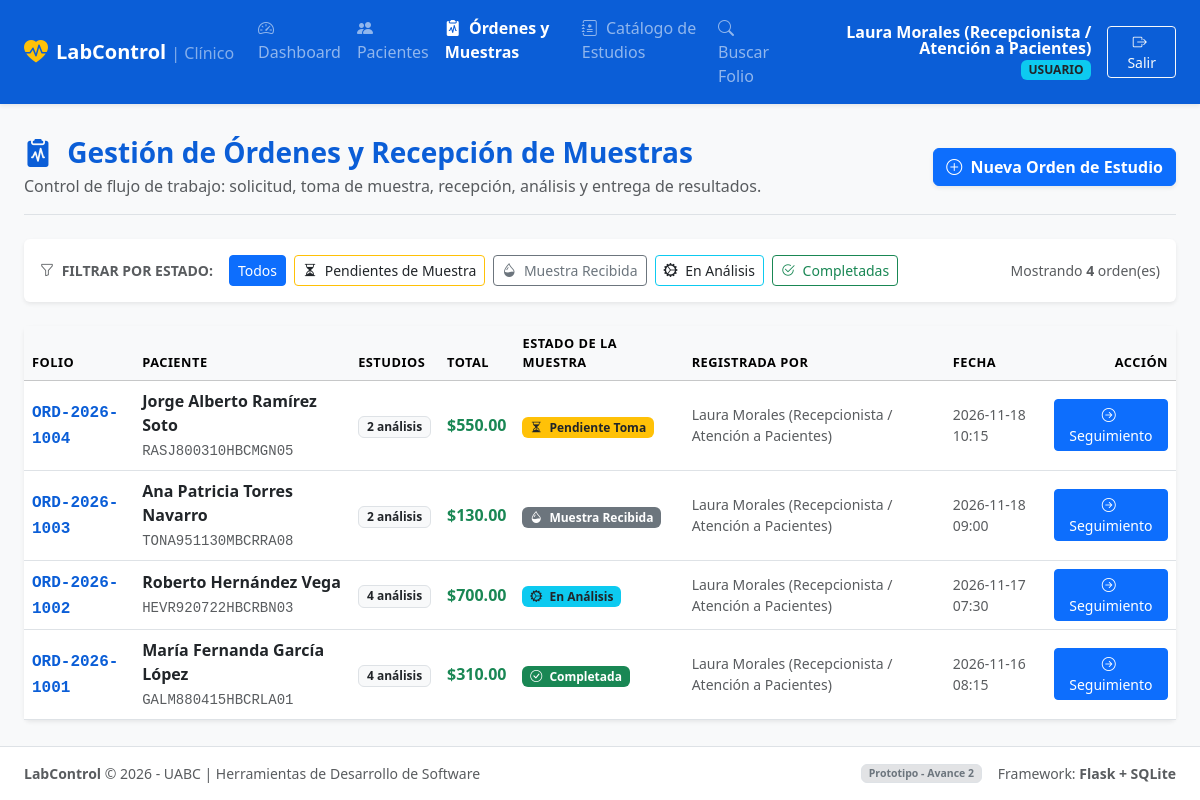
The page /ordenes (signed in) on the database its author committed.
### tables this page shows
CREATE TABLE usuarios (
        id INTEGER PRIMARY KEY AUTOINCREMENT,
        username TEXT UNIQUE NOT NULL,
        password_hash TEXT NOT NULL,
        nombre_completo TEXT NOT NULL,
        rol TEXT NOT NULL CHECK(rol IN ('admin', 'usuario')),
        activo INTEGER NOT NULL DEFAULT 1,
        creado_en TIMESTAMP DEFAULT CURRENT_TIMESTAMP
    );

CREATE TABLE ordenes (
        id INTEGER PRIMARY KEY AUTOINCREMENT,
        codigo_orden TEXT UNIQUE NOT NULL,
        paciente_id INTEGER NOT NULL,
        usuario_id INTEGER NOT NULL,
        estado_orden TEXT NOT NULL DEFAULT 'Pendiente' CHECK(estado_orden IN ('Pendiente', 'Muestra Recibida', 'En Análisis', 'Completada', 'Cancelada')),
        total REAL NOT NULL DEFAULT 0.0,
        metodo_pago TEXT DEFAULT 'Efectivo',
        notas_clinicas TEXT,
        fecha_toma_muestra TIMESTAMP,
        fecha_recepcion_muestra TIMESTAMP,
        fecha_completada TIMESTAMP,
        creado_en TIMESTAMP DEFAULT CURRENT_TIMESTAMP,
        FOREIGN KEY (paciente_id) REFERENCES pacientes (id) ON DELETE RESTRICT,
        FOREIGN KEY (usuario_id) REFERENCES usuarios (id) ON DELETE RESTRICT
    );

CREATE TABLE pacientes (
        id INTEGER PRIMARY KEY AUTOINCREMENT,
        nombre TEXT NOT NULL,
        apellido TEXT NOT NULL,
        curp TEXT UNIQUE,
        fecha_nacimiento DATE,
        sexo TEXT CHECK(sexo IN ('M', 'F', 'O')),
        telefono TEXT,
        email TEXT,
        codigo_postal TEXT,
        colonia TEXT,
        municipio TEXT,
        estado TEXT,
        direccion_calle TEXT,
        creado_en TIMESTAMP DEFAULT CURRENT_TIMESTAMP
    );

### app.py (the view)
@app.route('/ordenes')
@login_required
def lista_ordenes():
    estado_filtro = request.args.get('estado', '').strip()
    conn = get_db()
    cursor = conn.cursor()
    query = """
        SELECT o.*, p.nombre || ' ' || p.apellido AS paciente_nombre, p.curp AS paciente_curp,
               u.nombre_completo AS atendido_por,
               (SELECT COUNT(*) FROM orden_estudios WHERE orden_id = o.id) AS num_estudios
        FROM ordenes o
        JOIN pacientes p ON o.paciente_id = p.id
        JOIN usuarios u ON o.usuario_id = u.id
    """
    params = []
    if estado_filtro and estado_filtro != 'Todos':
        query += " WHERE o.estado_orden = ?"
        params.append(estado_filtro)
    query += " ORDER BY o.creado_en DESC"
    cursor.execute(query, params)
    ordenes = cursor.fetchall()
    conn.close()
    return render_template('ordenes/index.html', ordenes=ordenes, estado_filtro=estado_filtro)

### app.py (called while the page is built)
def login_required(f):
    @wraps(f)
    def decorated_function(*args, **kwargs):
        if 'user_id' not in session:
            flash('Por favor inicia sesión para acceder a esta sección.', 'warning')
            return redirect(url_for('login', next=request.url))
        return f(*args, **kwargs)
    return decorated_function

@app.context_processor
def inject_now():
    return {
        'now': datetime.datetime.now(),
        'app_name': 'LabControl',
        'current_year': 2026
    }

### database.py (called while the page is built)
def get_db():
    os.makedirs(os.path.dirname(DB_PATH), exist_ok=True)
    conn = sqlite3.connect(DB_PATH)
    conn.row_factory = sqlite3.Row
    conn.execute("PRAGMA foreign_keys = ON;")
    return conn

### templates/ordenes/index.html (shortened to what this page needs)
{% extends "base.html" %}
{% block content %}
<div class="d-flex flex-column flex-md-row justify-content-between align-items-md-center gap-3 pb-3 mb-4 border-bottom">
    <div>
        <h2 class="h3 fw-bold mb-1 text-primary">
            <i class="bi bi-clipboard2-pulse-fill me-2"></i> Gestión de Órdenes y Recepción de Muestras
        </h2>
        <p class="text-muted mb-0">Control de flujo de trabajo: solicitud, toma de muestra, recepción, análisis y entrega de resultados.</p>
    </div>
    <div>
        <a href="{{ url_for('nueva_orden') }}" class="btn btn-primary fw-semibold shadow-sm">
            <i class="bi bi-plus-circle me-1"></i> Nueva Orden de Estudio
        </a>
    </div>
</div>
<div class="card border-0 shadow-sm mb-4">
    <div class="card-body p-3 d-flex flex-wrap align-items-center justify-content-between gap-2">
        <div class="d-flex flex-wrap gap-2 align-items-center">
            <span class="small fw-bold text-muted text-uppercase me-2"><i class="bi bi-funnel me-1"></i> Filtrar por estado:</span>
            <a href="{{ url_for('lista_ordenes') }}" class="btn btn-sm {% if not estado_filtro or estado_filtro == 'Todos' %}btn-primary{% else %}btn-outline-secondary{% endif %}">
                Todos
            </a>
            <a href="{{ url_for('lista_ordenes', estado='Pendiente') }}" class="btn btn-sm {% if estado_filtro == 'Pendiente' %}btn-warning text-dark fw-bold{% else %}btn-outline-warning text-dark{% endif %}">
                <i class="bi bi-hourglass-split me-1"></i> Pendientes de Muestra
            </a>
            <a href="{{ url_for('lista_ordenes', estado='Muestra Recibida') }}" class="btn btn-sm {% if estado_filtro == 'Muestra Recibida' %}btn-secondary fw-bold{% else %}btn-outline-secondary{% endif %}">
                <i class="bi bi-droplet-half me-1"></i> Muestra Recibida
            </a>
            <a href="{{ url_for('lista_ordenes', estado='En Análisis') }}" class="btn btn-sm {% if estado_filtro == 'En Análisis' %}btn-info text-dark fw-bold{% else %}btn-outline-info text-dark{% endif %}">
                <i class="bi bi-gear-wide-connected me-1"></i> En Análisis
            </a>
            <a href="{{ url_for('lista_ordenes', estado='Completada') }}" class="btn btn-sm {% if estado_filtro == 'Completada' %}btn-success fw-bold{% else %}btn-outline-success{% endif %}">
                <i class="bi bi-check2-circle me-1"></i> Completadas
            </a>
        </div>
        <div class="text-muted small">
            Mostrando <strong>{{ ordenes|length }}</strong> orden(es)
        </div>
    </div>
</div>
<div class="card border-0 shadow-sm">
    <div class="table-responsive">
        <table class="table table-hover align-middle mb-0">
            <thead class="table-light text-muted small text-uppercase">
                <tr>
                    <th>Folio</th>
                    <th>Paciente</th>
                    <th>Estudios</th>
                    <th>Total</th>
                    <th>Estado de la Muestra</th>
                    <th>Registrada por</th>
                    <th>Fecha</th>
                    <th class="text-end">Acción</th>
                </tr>
            </thead>
            <tbody>
                {% for o in ordenes %}
                <tr>
                    <td>
                        <a href="{{ url_for('detalle_orden', id=o.id) }}" class="fw-bold text-primary font-monospace text-decoration-none">
                            {{ o.codigo_orden }}
                        </a>
                    </td>
                    <td>
                        <div class="fw-bold text-dark">{{ o.paciente_nombre }}</div>
                        <small class="text-muted font-monospace">{{ o.paciente_curp or 'CURP no disp.' }}</small>
                    </td>
                    <td>
                        <span class="badge bg-light text-dark border">{{ o.num_estudios }} análisis</span>
                    </td>
                    <td class="fw-bold text-success">${{ "%.2f"|format(o.total) }}</td>
                    <td>
                        {% if o.estado_orden == 'Pendiente' %}
                            <span class="badge bg-warning text-dark"><i class="bi bi-hourglass-split me-1"></i> Pendiente Toma</span>
                        {% elif o.estado_orden == 'Muestra Recibida' %}
                            <span class="badge bg-secondary"><i class="bi bi-droplet-half me-1"></i> Muestra Recibida</span>
                        {% elif o.estado_orden == 'En Análisis' %}
                            <span class="badge bg-info text-dark"><i class="bi bi-gear-wide-connected me-1"></i> En Análisis</span>
                        {% elif o.estado_orden == 'Completada' %}
                            <span class="badge bg-success"><i class="bi bi-check-circle me-1"></i> Completada</span>
                        {% else %}
                            <span class="badge bg-dark">{{ o.estado_orden }}</span>
                        {% endif %}
                    </td>
                    <td class="small text-muted">{{ o.atendido_por }}</td>
                    <td class="small text-muted">{{ o.creado_en[:16] }}</td>
                    <td class="text-end">
                        <a href="{{ url_for('detalle_orden', id=o.id) }}" class="btn btn-sm btn-primary" title="Ver Seguimiento">
                            <i class="bi bi-arrow-right-circle me-1"></i> Seguimiento
                        </a>
                    </td>
                </tr>
                {% endfor %}
            </tbody>
        </table>
    </div>
</div>
{% endblock %}

### templates/base.html (shortened to what this page needs)
<!DOCTYPE html>
<html lang="es">
<head>
    <link href="https://cdn.jsdelivr.net/npm/bootstrap@5.3.3/dist/css/bootstrap.min.css" rel="stylesheet">
    <link href="https://cdn.jsdelivr.net/npm/bootstrap-icons@1.11.3/font/bootstrap-icons.min.css" rel="stylesheet">
    <link rel="stylesheet" href="{{ url_for('static', filename='css/custom.css') }}">
</head>
<body class="bg-light d-flex flex-column min-vh-100">
    <nav class="navbar navbar-expand-lg navbar-dark bg-primary shadow-sm sticky-top">
        <div class="container-fluid px-lg-4">
            <a class="navbar-brand fw-bold d-flex align-items-center gap-2" href="{{ url_for('dashboard') if session.get('user_id') else url_for('consultar_codigo') }}">
                <i class="bi bi-heart-pulse-fill fs-4 text-warning"></i>
                <span>LabControl <small class="fw-normal fs-6 text-white-50">| Clínico</small></span>
            </a>
            <div class="collapse navbar-collapse" id="navbarMain">
                {% if session.get('user_id') %}
                <ul class="navbar-nav me-auto mb-2 mb-lg-0">
                    <li class="nav-item">
                        <a class="nav-link {% if request.endpoint == 'dashboard' %}active fw-semibold{% endif %}" href="{{ url_for('dashboard') }}">
                            <i class="bi bi-speedometer2 me-1"></i> Dashboard
                        </a>
                    </li>
                    <li class="nav-item">
                        <a class="nav-link {% if 'pacientes' in request.path %}active fw-semibold{% endif %}" href="{{ url_for('lista_pacientes') }}">
                            <i class="bi bi-people-fill me-1"></i> Pacientes
                        </a>
                    </li>
                    <li class="nav-item">
                        <a class="nav-link {% if 'ordenes' in request.path %}active fw-semibold{% endif %}" href="{{ url_for('lista_ordenes') }}">
                            <i class="bi bi-clipboard2-pulse-fill me-1"></i> Órdenes y Muestras
                        </a>
                    </li>
                    <li class="nav-item">
                        <a class="nav-link {% if 'estudios' in request.path %}active fw-semibold{% endif %}" href="{{ url_for('catalogo_estudios') }}">
                            <i class="bi bi-journal-medical me-1"></i> Catálogo de Estudios
                        </a>
                    </li>
                    <li class="nav-item">
                        <a class="nav-link {% if request.endpoint == 'consultar_codigo' %}active fw-semibold{% endif %}" href="{{ url_for('consultar_codigo') }}">
                            <i class="bi bi-search me-1"></i> Buscar Folio
                        </a>
                    </li>
                </ul>
                <div class="d-flex align-items-center gap-3">
                    <div class="text-white text-end d-none d-md-block lh-1">
                        <div class="fw-bold">{{ session.get('nombre_completo') }}</div>
                        <small class="badge {% if session.get('rol') == 'admin' %}bg-danger{% else %}bg-info text-dark{% endif %} text-uppercase mt-1">
                            {{ session.get('rol') }}
                        </small>
                    </div>
                    <a href="{{ url_for('logout') }}" class="btn btn-outline-light btn-sm px-3" title="Cerrar Sesión">
                        <i class="bi bi-box-arrow-right me-1"></i> Salir
                    </a>
                </div>
                {% endif %}
            </div>
        </div>
    </nav>
    <main class="flex-grow-1 py-3">
        <div class="container-fluid px-lg-4">
            {% block content %}{% endblock %}
        </div>
    </main>
    <footer class="bg-white border-top py-3 mt-auto">
        <div class="container-fluid px-lg-4 d-flex flex-column flex-sm-row justify-content-between align-items-center gap-2 text-muted small">
            <div>
                <strong>LabControl</strong> &copy; {{ current_year }} - UABC | Herramientas de Desarrollo de Software
            </div>
            <div class="d-flex align-items-center gap-3">
                <span class="badge bg-secondary-subtle text-secondary border">Prototipo - Avance 2</span>
                <span>Framework: <strong>Flask + SQLite</strong></span>
            </div>
        </div>
    </footer>
</body>
</html>

### static/css/custom.css (style rules this page uses)
:root { --bs-primary: #0b5ed7; --bs-primary-rgb: 11, 94, 215; }
body { font-family: system-ui, -apple-system, "Segoe UI", Roboto, "Helvetica Neue", Arial, sans-serif; background-color: #f4f6f9; color: #2b3035; }
.card { transition: transform 0.15s ease, box-shadow 0.15s ease; }
.table th { font-size: 0.8rem; letter-spacing: 0.04em; }
.badge { font-weight: 600; }

### rows shown on the page
usuarios: get "Laura Morales (Recepcionista / Atención a Pacientes)", get "USUARIO"
ordenes: codigo_orden "ORD-2026-1004", paciente_nombre "Jorge Alberto Ramírez Soto", curp "RASJ800310HBCMGN05", num_estudios "2", total "550.00", estado_orden "Pendiente" (drawn), atendido_por "Laura Morales (Recepcionista / Atención a Pacientes)", creado_en "2026-11-18 10:15"
ordenes: codigo_orden "ORD-2026-1003", paciente_nombre "Ana Patricia Torres Navarro", curp "TONA951130MBCRRA08", num_estudios "2", total "130.00", estado_orden "Muestra Recibida" (drawn), atendido_por "Laura Morales (Recepcionista / Atención a Pacientes)", creado_en "2026-11-18 09:00"
ordenes: codigo_orden "ORD-2026-1002", paciente_nombre "Roberto Hernández Vega", curp "HEVR920722HBCRBN03", num_estudios "4", total "700.00", estado_orden "En Análisis" (drawn), atendido_por "Laura Morales (Recepcionista / Atención a Pacientes)", creado_en "2026-11-17 07:30"
ordenes: codigo_orden "ORD-2026-1001", paciente_nombre "María Fernanda García López", curp "GALM880415HBCRLA01", num_estudios "4", total "310.00", estado_orden "Completada" (drawn), atendido_por "Laura Morales (Recepcionista / Atención a Pacientes)", creado_en "2026-11-16 08:15"

### other values the page prints
{{ ordenes|length }} "4"
{{ current_year }} "2026"
